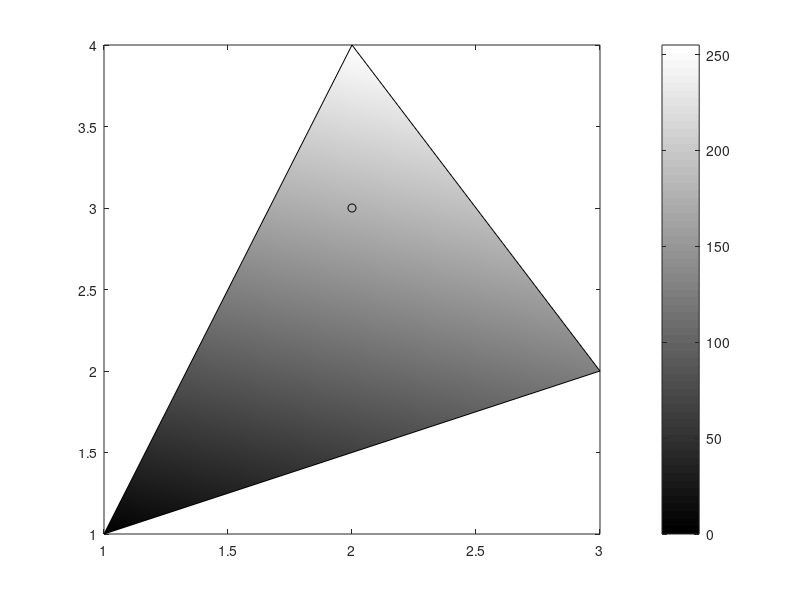

The MATLAB script that drew this image:
%% exercise1
%Same as in colorMapEx.m 1st. example, but changing color map from jet 
% to gray.

clearvars
close all

% Consider only one element. A triangle defined by its nodes and we assing 
% a temperature to each node

nodes=[1,1;  %define the nodes of a triangle
       3,2;
       2,4];

elem=[1,2,3]; % The triangle is thought of as one only element.

values=[0;128;255]; %can be temperature, stress, etc.
X=nodes(:,1);
Y=nodes(:,2);
fill(X,Y,values);
colormap('gray') %one of the standar color maps for FEM
colorbar %it is optional, shows the bar with the color scale
hold on;
p=[2,3]; %consider a point
plot(p(1,1),p(1,2),'ko'); %plot the point using a black o
hold off